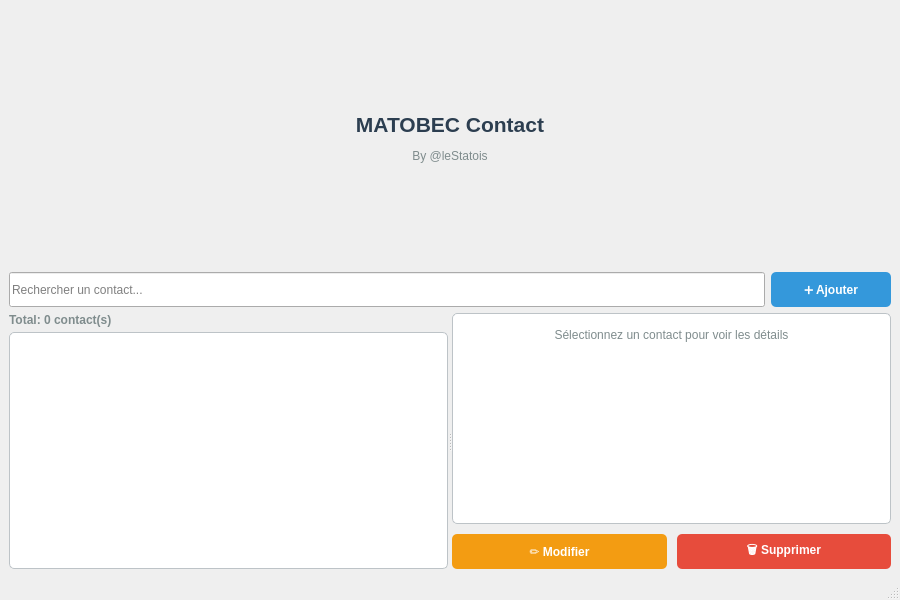
<?xml version="1.0" encoding="UTF-8"?>
<ui version="4.0">
 <class>MainWindow</class>
 <widget class="QMainWindow" name="MainWindow">
  <property name="geometry">
   <rect>
    <x>0</x>
    <y>0</y>
    <width>900</width>
    <height>600</height>
   </rect>
  </property>
  <property name="windowTitle">
   <string>MATOBEC Contact</string>
  </property>
  <widget class="QWidget" name="centralwidget">
   <layout class="QVBoxLayout" name="verticalLayout">
    <item>
     <widget class="QLabel" name="lblTitle">
      <property name="text">
       <string>&lt;html&gt;&lt;head/&gt;&lt;body&gt;&lt;p align=&quot;center&quot;&gt;&lt;span style=&quot; font-size:16pt; font-weight:700; color:#2c3e50;&quot;&gt;MATOBEC Contact&lt;/span&gt;&lt;/p&gt;&lt;p align=&quot;center&quot;&gt;&lt;span style=&quot; font-size:9pt; color:#7f8c8d;&quot;&gt;By @leStatois&lt;/span&gt;&lt;/p&gt;&lt;/body&gt;&lt;/html&gt;</string>
      </property>
     </widget>
    </item>
    <item>
     <layout class="QHBoxLayout" name="searchLayout">
      <item>
       <widget class="QLineEdit" name="searchLineEdit">
        <property name="minimumSize">
         <size>
          <width>0</width>
          <height>35</height>
         </size>
        </property>
        <property name="placeholderText">
         <string>Rechercher un contact...</string>
        </property>
       </widget>
      </item>
      <item>
       <widget class="QPushButton" name="btnAdd">
        <property name="minimumSize">
         <size>
          <width>120</width>
          <height>35</height>
         </size>
        </property>
        <property name="text">
         <string>➕ Ajouter</string>
        </property>
        <property name="styleSheet">
         <string notr="true">QPushButton {
    background-color: #3498db;
    color: white;
    border: none;
    border-radius: 5px;
    font-weight: bold;
}
QPushButton:hover {
    background-color: #2980b9;
}
QPushButton:pressed {
    background-color: #21618c;
}</string>
        </property>
       </widget>
      </item>
     </layout>
    </item>
    <item>
     <widget class="QSplitter" name="splitter">
      <property name="orientation">
       <enum>Qt::Horizontal</enum>
      </property>
      <widget class="QWidget" name="leftPanel" native="true">
       <layout class="QVBoxLayout" name="verticalLayout_2">
        <property name="spacing">
         <number>5</number>
        </property>
        <property name="leftMargin">
         <number>0</number>
        </property>
        <property name="topMargin">
         <number>0</number>
        </property>
        <property name="rightMargin">
         <number>0</number>
        </property>
        <property name="bottomMargin">
         <number>0</number>
        </property>
        <item>
         <widget class="QLabel" name="lblContactCount">
          <property name="text">
           <string>Total: 0 contact(s)</string>
          </property>
          <property name="styleSheet">
           <string notr="true">color: #7f8c8d; font-weight: bold;</string>
          </property>
         </widget>
        </item>
        <item>
         <widget class="QListWidget" name="contactListWidget">
          <property name="styleSheet">
           <string notr="true">QListWidget {
    border: 1px solid #bdc3c7;
    border-radius: 5px;
    background-color: white;
}
QListWidget::item {
    padding: 10px;
    border-bottom: 1px solid #ecf0f1;
}
QListWidget::item:selected {
    background-color: #3498db;
    color: white;
}
QListWidget::item:hover {
    background-color: #ecf0f1;
}</string>
          </property>
         </widget>
        </item>
       </layout>
      </widget>
      <widget class="QWidget" name="rightPanel" native="true">
       <layout class="QVBoxLayout" name="verticalLayout_3">
        <property name="spacing">
         <number>10</number>
        </property>
        <property name="leftMargin">
         <number>0</number>
        </property>
        <property name="topMargin">
         <number>0</number>
        </property>
        <property name="rightMargin">
         <number>0</number>
        </property>
        <property name="bottomMargin">
         <number>0</number>
        </property>
        <item>
         <widget class="QTextEdit" name="contactDetailsTextEdit">
          <property name="readOnly">
           <bool>true</bool>
          </property>
          <property name="styleSheet">
           <string notr="true">QTextEdit {
    border: 1px solid #bdc3c7;
    border-radius: 5px;
    background-color: white;
    padding: 10px;
}</string>
          </property>
          <property name="html">
           <string>&lt;!DOCTYPE HTML PUBLIC &quot;-//W3C//DTD HTML 4.0//EN&quot; &quot;http://www.w3.org/TR/REC-html40/strict.dtd&quot;&gt;
&lt;html&gt;&lt;head&gt;&lt;meta name=&quot;qrichtext&quot; content=&quot;1&quot; /&gt;&lt;style type=&quot;text/css&quot;&gt;
p, li { white-space: pre-wrap; }
&lt;/style&gt;&lt;/head&gt;&lt;body style=&quot; font-family:'Sans Serif'; font-size:9pt; font-weight:400; font-style:normal;&quot;&gt;
&lt;p align=&quot;center&quot; style=&quot; margin-top:12px; margin-bottom:12px; margin-left:0px; margin-right:0px; -qt-block-indent:0; text-indent:0px;&quot;&gt;&lt;span style=&quot; color:#7f8c8d;&quot;&gt;Sélectionnez un contact pour voir les détails&lt;/span&gt;&lt;/p&gt;&lt;/body&gt;&lt;/html&gt;</string>
          </property>
         </widget>
        </item>
        <item>
         <layout class="QHBoxLayout" name="buttonLayout">
          <item>
           <widget class="QPushButton" name="btnEdit">
            <property name="minimumSize">
             <size>
              <width>0</width>
              <height>35</height>
             </size>
            </property>
            <property name="text">
             <string>✏️ Modifier</string>
            </property>
            <property name="styleSheet">
             <string notr="true">QPushButton {
    background-color: #f39c12;
    color: white;
    border: none;
    border-radius: 5px;
    font-weight: bold;
}
QPushButton:hover {
    background-color: #e67e22;
}
QPushButton:disabled {
    background-color: #bdc3c7;
    color: #7f8c8d;
}</string>
            </property>
           </widget>
          </item>
          <item>
           <widget class="QPushButton" name="btnDelete">
            <property name="minimumSize">
             <size>
              <width>0</width>
              <height>35</height>
             </size>
            </property>
            <property name="text">
             <string>🗑️ Supprimer</string>
            </property>
            <property name="styleSheet">
             <string notr="true">QPushButton {
    background-color: #e74c3c;
    color: white;
    border: none;
    border-radius: 5px;
    font-weight: bold;
}
QPushButton:hover {
    background-color: #c0392b;
}
QPushButton:disabled {
    background-color: #bdc3c7;
    color: #7f8c8d;
}</string>
            </property>
           </widget>
          </item>
         </layout>
        </item>
       </layout>
      </widget>
     </widget>
    </item>
   </layout>
  </widget>
  <widget class="QMenuBar" name="menubar">
   <property name="geometry">
    <rect>
     <x>0</x>
     <y>0</y>
     <width>900</width>
     <height>22</height>
    </rect>
   </property>
  </widget>
  <widget class="QStatusBar" name="statusbar"/>
 </widget>
 <resources/>
 <connections/>
</ui>
